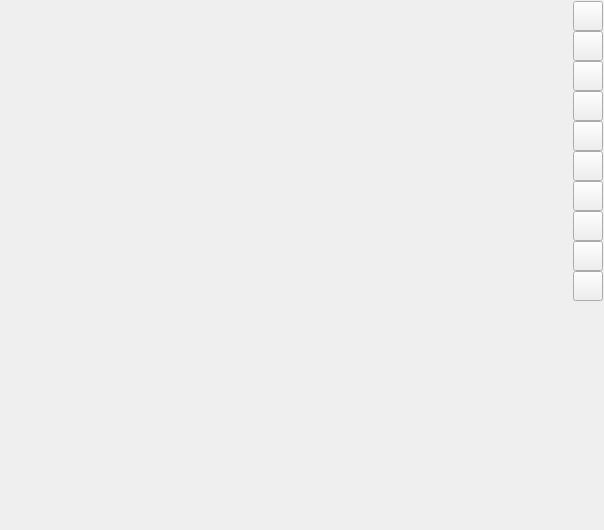
<ui version="4.0" >
 <class>VP12DExaminerViewerForm</class>
 <widget class="QWidget" name="VP12DExaminerViewerForm" >
  <property name="geometry" >
   <rect>
    <x>0</x>
    <y>0</y>
    <width>604</width>
    <height>530</height>
   </rect>
  </property>
  <property name="windowTitle" >
   <string>VP12DExaminerViewer</string>
  </property>
  <property name="windowIcon" >
   <iconset resource="icons.qrc" >:/icons/icons/view_all.png</iconset>
  </property>
  <layout class="QHBoxLayout" >
   <property name="spacing" >
    <number>0</number>
   </property>
   <property name="leftMargin" >
    <number>1</number>
   </property>
   <property name="topMargin" >
    <number>1</number>
   </property>
   <property name="rightMargin" >
    <number>1</number>
   </property>
   <property name="bottomMargin" >
    <number>1</number>
   </property>
   <item>
    <widget class="QWidget" native="1" name="widget_viewchangebuttons" />
   </item>
   <item>
    <widget class="QStackedWidget" name="stackedWidget_views" >
     <property name="minimumSize" >
      <size>
       <width>80</width>
       <height>80</height>
      </size>
     </property>
     <widget class="QWidget" name="page" />
     <widget class="QWidget" name="page_2" />
    </widget>
   </item>
   <item>
    <layout class="QVBoxLayout" >
     <property name="spacing" >
      <number>6</number>
     </property>
     <property name="leftMargin" >
      <number>0</number>
     </property>
     <property name="topMargin" >
      <number>0</number>
     </property>
     <property name="rightMargin" >
      <number>0</number>
     </property>
     <property name="bottomMargin" >
      <number>0</number>
     </property>
     <item>
      <layout class="QGridLayout" >
       <property name="leftMargin" >
        <number>0</number>
       </property>
       <property name="topMargin" >
        <number>0</number>
       </property>
       <property name="rightMargin" >
        <number>0</number>
       </property>
       <property name="bottomMargin" >
        <number>0</number>
       </property>
       <property name="horizontalSpacing" >
        <number>0</number>
       </property>
       <property name="verticalSpacing" >
        <number>0</number>
       </property>
       <item row="3" column="0" >
        <widget class="QPushButton" name="pushButton_sethome" >
         <property name="sizePolicy" >
          <sizepolicy vsizetype="Fixed" hsizetype="Fixed" >
           <horstretch>0</horstretch>
           <verstretch>0</verstretch>
          </sizepolicy>
         </property>
         <property name="minimumSize" >
          <size>
           <width>30</width>
           <height>30</height>
          </size>
         </property>
         <property name="maximumSize" >
          <size>
           <width>30</width>
           <height>30</height>
          </size>
         </property>
         <property name="focusPolicy" >
          <enum>Qt::NoFocus</enum>
         </property>
         <property name="text" >
          <string/>
         </property>
         <property name="icon" >
          <iconset resource="icons.qrc" >:/icons/icons/set_home.png</iconset>
         </property>
         <property name="iconSize" >
          <size>
           <width>30</width>
           <height>30</height>
          </size>
         </property>
         <property name="checkable" >
          <bool>false</bool>
         </property>
        </widget>
       </item>
       <item row="6" column="0" >
        <widget class="QPushButton" name="pushButton_zoom" >
         <property name="sizePolicy" >
          <sizepolicy vsizetype="Fixed" hsizetype="Fixed" >
           <horstretch>0</horstretch>
           <verstretch>0</verstretch>
          </sizepolicy>
         </property>
         <property name="minimumSize" >
          <size>
           <width>30</width>
           <height>30</height>
          </size>
         </property>
         <property name="maximumSize" >
          <size>
           <width>30</width>
           <height>30</height>
          </size>
         </property>
         <property name="focusPolicy" >
          <enum>Qt::NoFocus</enum>
         </property>
         <property name="text" >
          <string/>
         </property>
         <property name="icon" >
          <iconset resource="icons.qrc" >:/icons/icons/crystalicon_zoom.png</iconset>
         </property>
         <property name="iconSize" >
          <size>
           <width>30</width>
           <height>30</height>
          </size>
         </property>
         <property name="checkable" >
          <bool>false</bool>
         </property>
        </widget>
       </item>
       <item row="1" column="0" >
        <widget class="QPushButton" name="pushButton_changeview" >
         <property name="sizePolicy" >
          <sizepolicy vsizetype="Fixed" hsizetype="Fixed" >
           <horstretch>0</horstretch>
           <verstretch>0</verstretch>
          </sizepolicy>
         </property>
         <property name="minimumSize" >
          <size>
           <width>30</width>
           <height>30</height>
          </size>
         </property>
         <property name="maximumSize" >
          <size>
           <width>30</width>
           <height>30</height>
          </size>
         </property>
         <property name="focusPolicy" >
          <enum>Qt::NoFocus</enum>
         </property>
         <property name="text" >
          <string/>
         </property>
         <property name="icon" >
          <iconset resource="icons.qrc" >:/icons/icons/view.png</iconset>
         </property>
         <property name="iconSize" >
          <size>
           <width>30</width>
           <height>30</height>
          </size>
         </property>
         <property name="checkable" >
          <bool>true</bool>
         </property>
        </widget>
       </item>
       <item row="9" column="0" >
        <widget class="QPushButton" name="pushButton_zoomminus" >
         <property name="sizePolicy" >
          <sizepolicy vsizetype="Fixed" hsizetype="Fixed" >
           <horstretch>0</horstretch>
           <verstretch>0</verstretch>
          </sizepolicy>
         </property>
         <property name="minimumSize" >
          <size>
           <width>30</width>
           <height>30</height>
          </size>
         </property>
         <property name="maximumSize" >
          <size>
           <width>30</width>
           <height>30</height>
          </size>
         </property>
         <property name="focusPolicy" >
          <enum>Qt::NoFocus</enum>
         </property>
         <property name="text" >
          <string/>
         </property>
         <property name="icon" >
          <iconset resource="icons.qrc" >:/icons/icons/crystalicon_zoom_editted_minus.png</iconset>
         </property>
         <property name="iconSize" >
          <size>
           <width>30</width>
           <height>30</height>
          </size>
         </property>
         <property name="checkable" >
          <bool>false</bool>
         </property>
        </widget>
       </item>
       <item row="2" column="0" >
        <widget class="QPushButton" name="pushButton_home" >
         <property name="sizePolicy" >
          <sizepolicy vsizetype="Fixed" hsizetype="Fixed" >
           <horstretch>0</horstretch>
           <verstretch>0</verstretch>
          </sizepolicy>
         </property>
         <property name="minimumSize" >
          <size>
           <width>30</width>
           <height>30</height>
          </size>
         </property>
         <property name="maximumSize" >
          <size>
           <width>30</width>
           <height>30</height>
          </size>
         </property>
         <property name="focusPolicy" >
          <enum>Qt::NoFocus</enum>
         </property>
         <property name="text" >
          <string/>
         </property>
         <property name="icon" >
          <iconset resource="icons.qrc" >:/icons/icons/home.png</iconset>
         </property>
         <property name="iconSize" >
          <size>
           <width>30</width>
           <height>30</height>
          </size>
         </property>
         <property name="checkable" >
          <bool>false</bool>
         </property>
        </widget>
       </item>
       <item row="4" column="0" >
        <widget class="QPushButton" name="pushButton_viewall" >
         <property name="sizePolicy" >
          <sizepolicy vsizetype="Fixed" hsizetype="Fixed" >
           <horstretch>0</horstretch>
           <verstretch>0</verstretch>
          </sizepolicy>
         </property>
         <property name="minimumSize" >
          <size>
           <width>30</width>
           <height>30</height>
          </size>
         </property>
         <property name="maximumSize" >
          <size>
           <width>30</width>
           <height>30</height>
          </size>
         </property>
         <property name="focusPolicy" >
          <enum>Qt::NoFocus</enum>
         </property>
         <property name="text" >
          <string/>
         </property>
         <property name="icon" >
          <iconset resource="icons.qrc" >:/icons/icons/view_all.png</iconset>
         </property>
         <property name="iconSize" >
          <size>
           <width>30</width>
           <height>30</height>
          </size>
         </property>
         <property name="checkable" >
          <bool>false</bool>
         </property>
        </widget>
       </item>
       <item row="0" column="0" >
        <widget class="QPushButton" name="pushButton_pick" >
         <property name="sizePolicy" >
          <sizepolicy vsizetype="Fixed" hsizetype="Fixed" >
           <horstretch>0</horstretch>
           <verstretch>0</verstretch>
          </sizepolicy>
         </property>
         <property name="minimumSize" >
          <size>
           <width>30</width>
           <height>30</height>
          </size>
         </property>
         <property name="maximumSize" >
          <size>
           <width>30</width>
           <height>30</height>
          </size>
         </property>
         <property name="focusPolicy" >
          <enum>Qt::NoFocus</enum>
         </property>
         <property name="text" >
          <string/>
         </property>
         <property name="icon" >
          <iconset resource="icons.qrc" >:/icons/icons/pick.png</iconset>
         </property>
         <property name="iconSize" >
          <size>
           <width>30</width>
           <height>30</height>
          </size>
         </property>
         <property name="checkable" >
          <bool>true</bool>
         </property>
         <property name="flat" >
          <bool>false</bool>
         </property>
        </widget>
       </item>
       <item row="8" column="0" >
        <widget class="QPushButton" name="pushButton_zoomplus" >
         <property name="sizePolicy" >
          <sizepolicy vsizetype="Fixed" hsizetype="Fixed" >
           <horstretch>0</horstretch>
           <verstretch>0</verstretch>
          </sizepolicy>
         </property>
         <property name="minimumSize" >
          <size>
           <width>30</width>
           <height>30</height>
          </size>
         </property>
         <property name="maximumSize" >
          <size>
           <width>30</width>
           <height>30</height>
          </size>
         </property>
         <property name="focusPolicy" >
          <enum>Qt::NoFocus</enum>
         </property>
         <property name="text" >
          <string/>
         </property>
         <property name="icon" >
          <iconset resource="icons.qrc" >:/icons/icons/crystalicon_zoom_editted_plus.png</iconset>
         </property>
         <property name="iconSize" >
          <size>
           <width>30</width>
           <height>30</height>
          </size>
         </property>
         <property name="checkable" >
          <bool>false</bool>
         </property>
        </widget>
       </item>
       <item row="5" column="0" >
        <widget class="QPushButton" name="pushButton_seek" >
         <property name="sizePolicy" >
          <sizepolicy vsizetype="Fixed" hsizetype="Fixed" >
           <horstretch>0</horstretch>
           <verstretch>0</verstretch>
          </sizepolicy>
         </property>
         <property name="minimumSize" >
          <size>
           <width>30</width>
           <height>30</height>
          </size>
         </property>
         <property name="maximumSize" >
          <size>
           <width>30</width>
           <height>30</height>
          </size>
         </property>
         <property name="focusPolicy" >
          <enum>Qt::NoFocus</enum>
         </property>
         <property name="text" >
          <string/>
         </property>
         <property name="icon" >
          <iconset resource="icons.qrc" >:/icons/icons/seek.png</iconset>
         </property>
         <property name="iconSize" >
          <size>
           <width>30</width>
           <height>30</height>
          </size>
         </property>
         <property name="checkable" >
          <bool>false</bool>
         </property>
        </widget>
       </item>
       <item row="7" column="0" >
        <widget class="QPushButton" name="pushButton_print" >
         <property name="sizePolicy" >
          <sizepolicy vsizetype="Fixed" hsizetype="Fixed" >
           <horstretch>0</horstretch>
           <verstretch>0</verstretch>
          </sizepolicy>
         </property>
         <property name="minimumSize" >
          <size>
           <width>30</width>
           <height>30</height>
          </size>
         </property>
         <property name="maximumSize" >
          <size>
           <width>30</width>
           <height>30</height>
          </size>
         </property>
         <property name="focusPolicy" >
          <enum>Qt::NoFocus</enum>
         </property>
         <property name="text" >
          <string/>
         </property>
         <property name="icon" >
          <iconset resource="icons.qrc" >:/icons/icons/fileprint.png</iconset>
         </property>
         <property name="iconSize" >
          <size>
           <width>23</width>
           <height>23</height>
          </size>
         </property>
         <property name="checkable" >
          <bool>false</bool>
         </property>
        </widget>
       </item>
      </layout>
     </item>
     <item>
      <spacer>
       <property name="orientation" >
        <enum>Qt::Vertical</enum>
       </property>
       <property name="sizeHint" >
        <size>
         <width>20</width>
         <height>1</height>
        </size>
       </property>
      </spacer>
     </item>
    </layout>
   </item>
  </layout>
 </widget>
 <resources>
  <include location="icons.qrc" />
 </resources>
 <connections/>
</ui>
